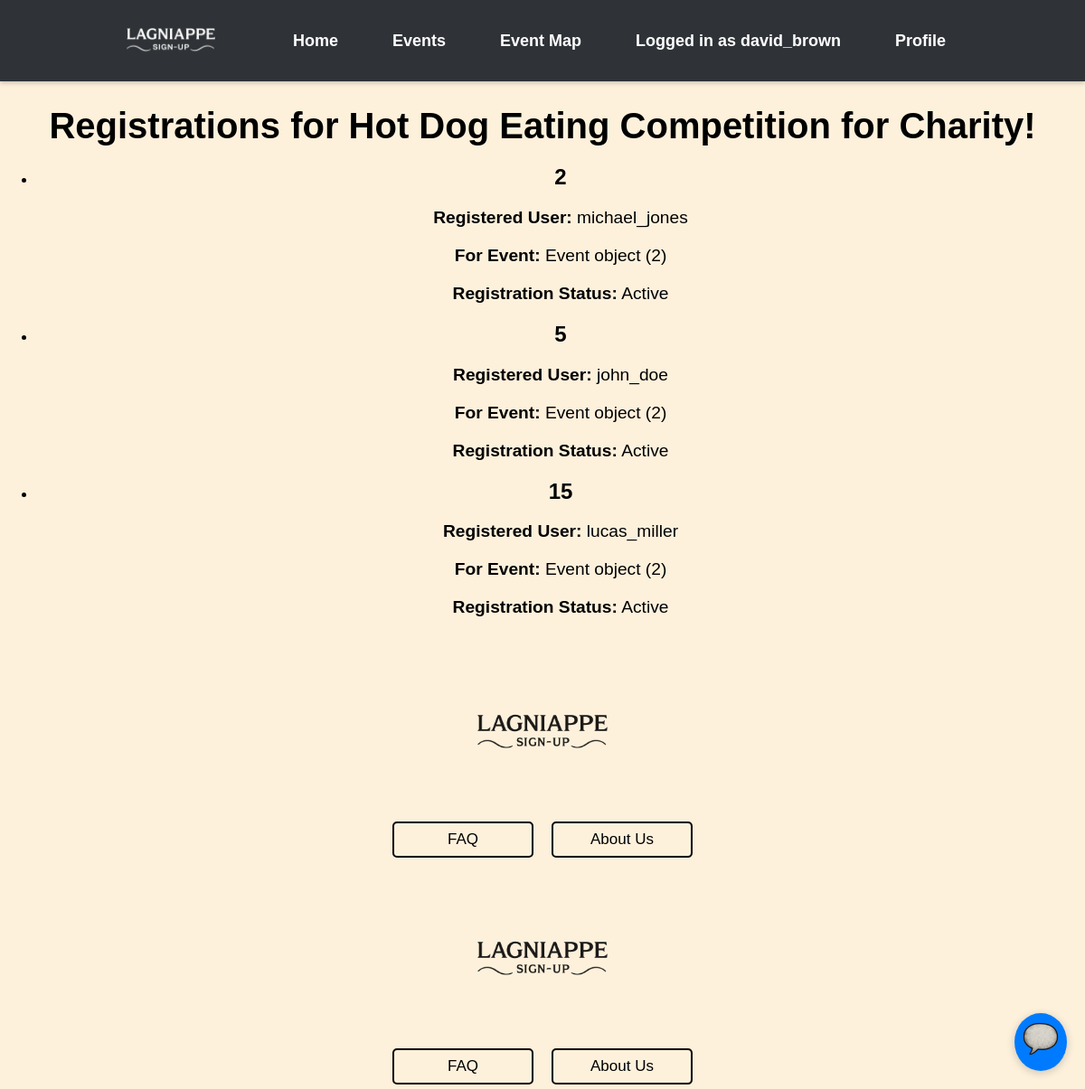
Page /event/registration/2 (signed in) on the committed database.
### events/models.py (models this page shows)
class Users(AbstractUser): # AbstractUser comes with a whole bunch of attributes
    UserID = models.AutoField(("userID"), primary_key=True) # autofield automatically increments an int as a new row is created
    groups = models.ManyToManyField(
        'auth.Group',
        related_name='event_users',  # Custom related_name for reverse accessor
        blank=True
    )
    user_permissions = models.ManyToManyField(
        'auth.Permission',
        related_name='event_user_permissions',  # Custom related_name for reverse accessor
        blank=True
    )

class Event(models.Model):
    EventID = models.AutoField(("eventID"), primary_key=True)
    OrganizerID = models.ForeignKey(Users, on_delete=models.CASCADE)
    CategoryID = models.ForeignKey(Category, on_delete=models.CASCADE)
    Title = models.CharField(("title"), max_length=100)
    Description = models.CharField(("description"), max_length=500)
    Location = models.CharField(("location"), max_length=100)
    DateTime = models.DateTimeField(("datetime"), null=True)
    EventStatus = models.BooleanField(("eventstatus"), default=True)

class Registration(models.Model):
    RegistrationID = models.AutoField(("registrationID"), primary_key=True)
    UserID = models.ForeignKey(Users, on_delete=models.CASCADE)
    EventID = models.ForeignKey(Event, on_delete=models.CASCADE)
    RegistrationStatus = models.BooleanField(("registrationstatus"), default=True)
    RegistrationDate = models.DateTimeField(("registrationdate"), auto_now_add=True)

### lagniappe_signup/views.py (the view)
# urls.py: path('event/registration/<int:pk>', views.event_registrations, name="event-registrations"),
@login_required(login_url="/signin/")
def event_registrations(request, pk):
    try:
        event = Event.objects.get(EventID=pk)
        reg = Registration.objects.filter(EventID=event)
    except Event.DoesNotExist or Registration.DoesNotExist:
        raise HttpResponse("Event or Registration Does Not Exist", status=404)
    return render(
        request,
        "event_registrations.html",
        context={"Registrations": reg, "Event": event},
    )

### templates/event_registrations.html (shortened to what this page needs)
{% extends "base.html" %}
{% block content %}
  <h1>Registrations for {{ Event.Title }}</h1>
  {% if Registrations %}
    <ul>
      {% for r in Registrations %}
        <li>
          <h2>{{ r.RegistrationID }}</h2>
          <p><strong>Registered User:</strong> {{ r.UserID }}</p>
          <p><strong>For Event:</strong> {{ r.EventID }}</p>
          <p><strong>Registration Status:</strong> {% if r.RegistrationStatus %}Active{% else %}Inactive{% endif %}</p>
        </li>
      {% endfor %}
    </ul>
  {% else %}
    <p>No users registered.</p>
  {% endif %}
  {% include "footer.html" %}
{% endblock %}

### templates/headBanner.html (shortened to what this page needs)
{% load static %}
<!DOCTYPE html>
<html lang="en">
<head>
    <link rel="stylesheet" href="{% static 'css/style.css' %}">
</head>
<body>
    <nav class="top-banner" style="height: 60px; width: 100%; background-color: #2f3337;">
        <div class="nav-container" style="
            display: flex;
            align-items: center;
            height: 100%;
            padding: 0 20px 0 0;  /* ✅ No left padding */
            box-sizing: border-box;
        ">
            <div class="nav-logo" style="
                margin-left: 0;
                margin-right: 60px;
                display: flex;
                align-items: center;
                padding-left: 10px;  /* ✅ Small padding to prevent touching the edge */
            ">
                <img src="{% static 'images/LSU_white.png' %}"
                     alt="Lagniappe Logo"
                     style="height: 120px; width: auto;">
            </div>
            <ul class="nav-links" style="
                display: flex;
                gap: 30px;
                list-style: none;
                padding: 0;
                margin: 0;
            ">
                <li><a href="{% url 'home' %}">Home</a></li>
                <li><a href="{% url 'event-list' %}">Events</a></li>
                <li><a href="{% url 'map' %}">Event Map</a></li>
                {% if user.is_authenticated %}
                    <li><a>Logged in as {{ user.username }}</a></li>
                    <li><a href="{% url 'profile' user.UserID %}">Profile</a></li>
                {% else %}
                    <li><a href="{% url 'signin' %}">Sign In</a></li>
                {% endif %}
            </ul>
        </div>
    </nav>
    <div id="chat-toggle">
        <img src="{% static 'images/scroll.png' %}">
    </div>
</body>
</html>

### static/css/style.css (style rules this page uses)
body { background-color: #fdf1dc; font-family: Arial, sans-serif; text-align: center; }
h1 { font-size: 2.5rem; font-weight: bold; margin-bottom: 10px; }
p { font-size: 1.2rem; margin-bottom: 20px; }
.top-banner { background-color: #343a40; padding: 15px 0; text-align: center; box-shadow: 0 2px 5px rgba(0, 0, 0, 0.2); }
.nav-container { display: flex; justify-content: center; align-items: center; }
.nav-links { list-style: none; padding: 0; margin: 0; display: flex; }
.nav-links li { margin: 0 15px; }
.nav-links li a { text-decoration: none; color: white; font-size: 18px; font-weight: bold; transition: color 0.3s ease; }
#chat-toggle { position: fixed; bottom: 20px; right: 20px; background: #007bff; color: white; border-radius: 50%; padding: 5px; font-size: 24px; cursor: pointer; box-shadow: 0 2px 10px rgba(0,0,0,0.2); z-index: 1000; }

### templates/headBanner.html (style rules this page uses)
html, body { margin: 0; padding: 0; }

### rows in the picture
Users: username "david_brown"
Event: Title "Hot Dog Eating Competition for Charity!"
Registration: RegistrationID "2", UserID "michael_jones", EventID "Event object (2)", RegistrationStatus "Active"
Registration: RegistrationID "5", UserID "john_doe", EventID "Event object (2)", RegistrationStatus "Active"
Registration: RegistrationID "15", UserID "lucas_miller", EventID "Event object (2)", RegistrationStatus "Active"
